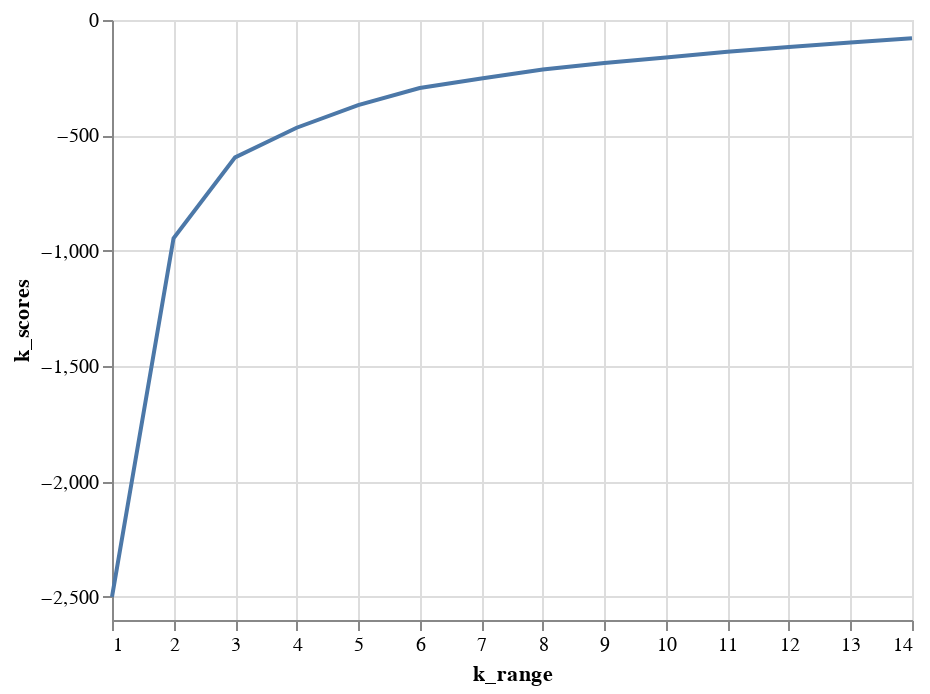

The notebook cell saved with this chart:
### Code cell
k_num_chart = alt.Chart(data = k_data).mark_line().encode(
    alt.X ('k_range:Q'),
    alt.Y ('k_scores:Q')
)

k_num_chart

### Figure 1 — Vega-Lite specification as saved in the notebook (floating-point values rounded to 4 significant figures)
{"config": {"view": {"continuousWidth": 400, "continuousHeight": 300}}, "data": {"name": "data-fa978f46b25af447234f1cb3bfeee413"}, "mark": "line", "encoding": {"x": {"type": "quantitative", "field": "k_range"}, "y": {"type": "quantitative", "field": "k_scores"}}, "$schema": "https://vega.github.io/schema/vega-lite/v4.8.1.json", "datasets": {"data-fa978f46b25af447234f1cb3bfeee413": [{"k_range": 1, "k_scores": -2500.0}, {"k_range": 2, "k_scores": -945.7}, {"k_range": 3, "k_scores": -595.4}, {"k_range": 4, "k_scores": -466.9}, {"k_range": 5, "k_scores": -369.2}, {"k_range": 6, "k_scores": -294.7}, {"k_range": 7, "k_scores": -253.5}, {"k_range": 8, "k_scores": -214.1}, {"k_range": 9, "k_scores": -186.2}, {"k_range": 10, "k_scores": -162.4}, {"k_range": 11, "k_scores": -137.9}, {"k_range": 12, "k_scores": -117.2}, {"k_range": 13, "k_scores": -97.03}, {"k_range": 14, "k_scores": -79.2}]}}
